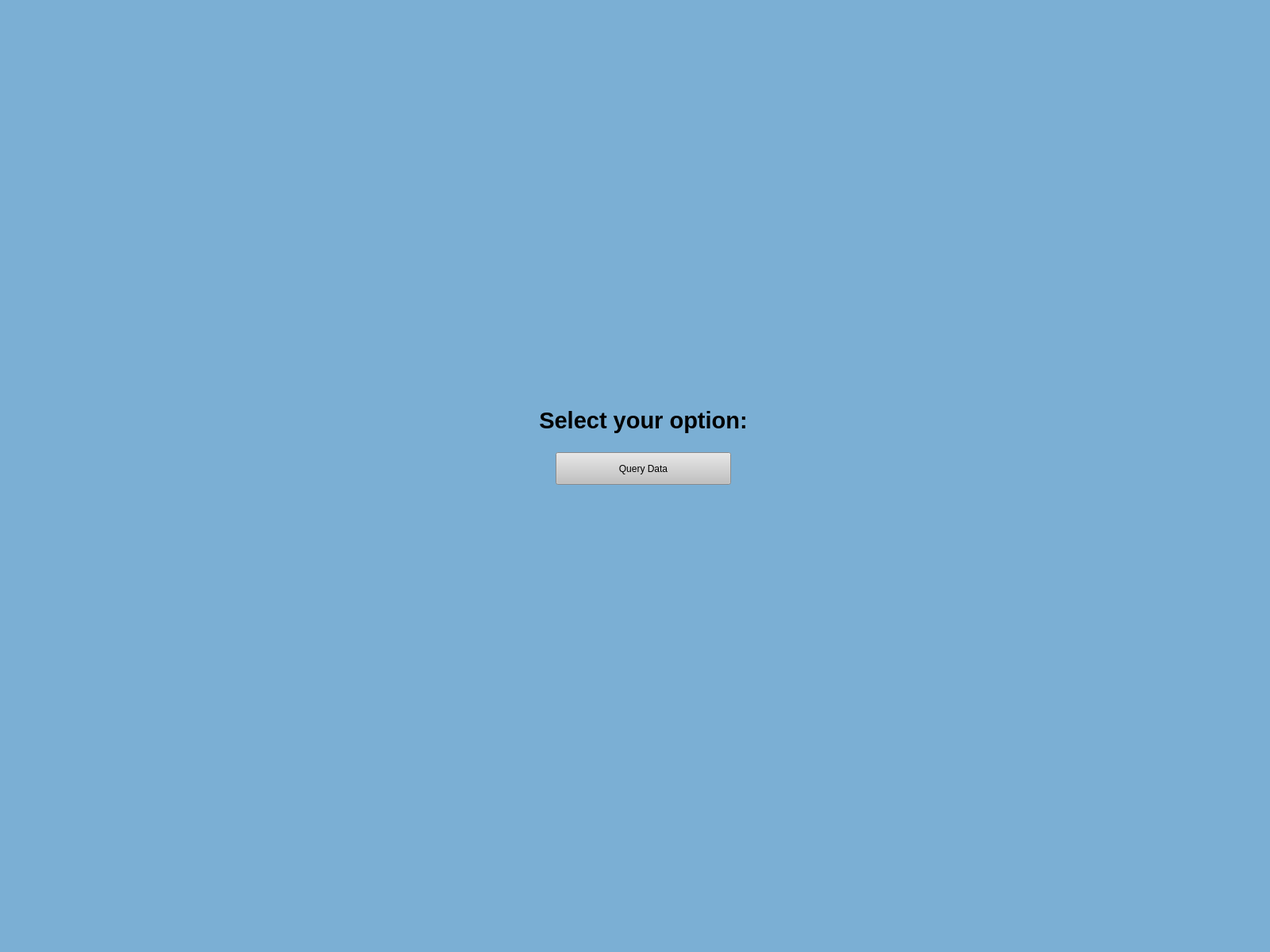
<?xml version="1.0" encoding="UTF-8"?>
<ui version="4.0">
 <class>MainWindow</class>
 <widget class="QMainWindow" name="MainWindow">
  <property name="enabled">
   <bool>true</bool>
  </property>
  <property name="geometry">
   <rect>
    <x>0</x>
    <y>0</y>
    <width>1600</width>
    <height>1200</height>
   </rect>
  </property>
  <property name="windowTitle">
   <string>Login</string>
  </property>
  <property name="styleSheet">
   <string notr="true">background-color: rgb(123, 175, 212);</string>
  </property>
  <property name="toolButtonStyle">
   <enum>Qt::ToolButtonIconOnly</enum>
  </property>
  <widget class="QWidget" name="centralwidget">
   <widget class="QLabel" name="label">
    <property name="geometry">
     <rect>
      <x>650</x>
      <y>500</y>
      <width>321</width>
      <height>61</height>
     </rect>
    </property>
    <property name="text">
     <string>&lt;html&gt;&lt;head/&gt;&lt;body&gt;&lt;p align=&quot;center&quot;&gt;&lt;span style=&quot; font-size:22pt; font-weight:600;&quot;&gt;Select your option:&lt;/span&gt;&lt;/p&gt;&lt;/body&gt;&lt;/html&gt;</string>
    </property>
   </widget>
   <widget class="QLabel" name="label_4">
    <property name="geometry">
     <rect>
      <x>680</x>
      <y>290</y>
      <width>271</width>
      <height>201</height>
     </rect>
    </property>
    <property name="text">
     <string/>
    </property>
    <property name="pixmap">
     <pixmap>../Icon/OMCDb.ico</pixmap>
    </property>
   </widget>
   <widget class="QPushButton" name="cultureOrder">
    <property name="geometry">
     <rect>
      <x>700</x>
      <y>570</y>
      <width>221</width>
      <height>41</height>
     </rect>
    </property>
    <property name="cursor">
     <cursorShape>PointingHandCursor</cursorShape>
    </property>
    <property name="styleSheet">
     <string notr="true">QPushButton:hover {

background-color: rgb(210, 210, 210);

}

QPushButton {

background-color: rgb(193, 193, 193);

}</string>
    </property>
    <property name="text">
     <string>Query Data</string>
    </property>
   </widget>
   <zorder>label</zorder>
   <zorder>cultureOrder</zorder>
   <zorder>label_4</zorder>
  </widget>
  <widget class="QMenuBar" name="menubar">
   <property name="geometry">
    <rect>
     <x>0</x>
     <y>0</y>
     <width>1600</width>
     <height>21</height>
    </rect>
   </property>
  </widget>
  <widget class="QStatusBar" name="statusbar"/>
 </widget>
 <resources/>
 <connections/>
</ui>
